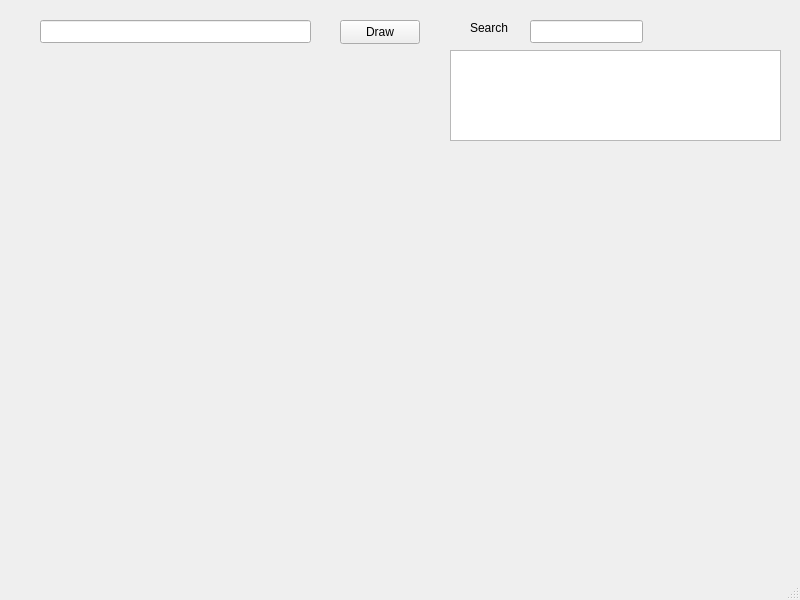
<?xml version="1.0" encoding="UTF-8"?>
<ui version="4.0">
 <class>MainWindow</class>
 <widget class="QMainWindow" name="MainWindow">
  <property name="geometry">
   <rect>
    <x>0</x>
    <y>0</y>
    <width>800</width>
    <height>600</height>
   </rect>
  </property>
  <property name="windowTitle">
   <string>MainWindow</string>
  </property>
  <widget class="QWidget" name="centralwidget">
   <widget class="QLineEdit" name="lineEdit">
    <property name="geometry">
     <rect>
      <x>40</x>
      <y>20</y>
      <width>271</width>
      <height>23</height>
     </rect>
    </property>
   </widget>
   <widget class="QPushButton" name="pushButton">
    <property name="geometry">
     <rect>
      <x>340</x>
      <y>20</y>
      <width>80</width>
      <height>24</height>
     </rect>
    </property>
    <property name="text">
     <string>Draw</string>
    </property>
   </widget>
   <widget class="QTextBrowser" name="textBrowser">
    <property name="geometry">
     <rect>
      <x>450</x>
      <y>50</y>
      <width>331</width>
      <height>91</height>
     </rect>
    </property>
   </widget>
   <widget class="QLineEdit" name="lineEdit_2">
    <property name="geometry">
     <rect>
      <x>530</x>
      <y>20</y>
      <width>113</width>
      <height>23</height>
     </rect>
    </property>
   </widget>
   <widget class="QLabel" name="label">
    <property name="geometry">
     <rect>
      <x>470</x>
      <y>20</y>
      <width>53</width>
      <height>16</height>
     </rect>
    </property>
    <property name="text">
     <string>Search</string>
    </property>
   </widget>
  </widget>
  <widget class="QMenuBar" name="menubar">
   <property name="geometry">
    <rect>
     <x>0</x>
     <y>0</y>
     <width>800</width>
     <height>21</height>
    </rect>
   </property>
  </widget>
  <widget class="QStatusBar" name="statusbar"/>
 </widget>
 <resources/>
 <connections/>
</ui>
